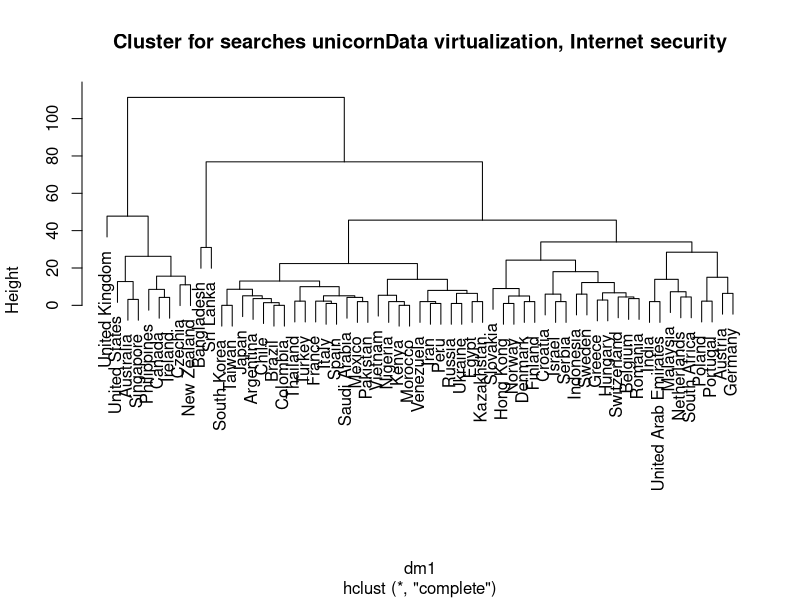
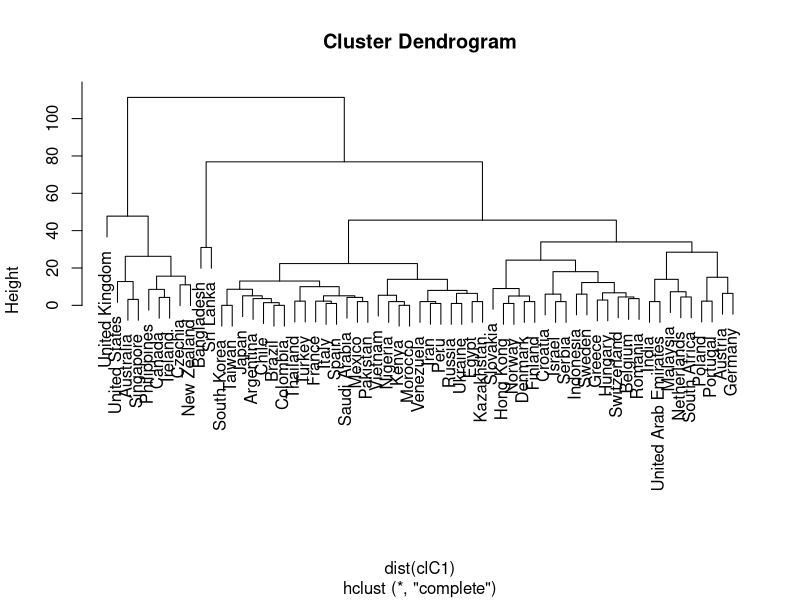
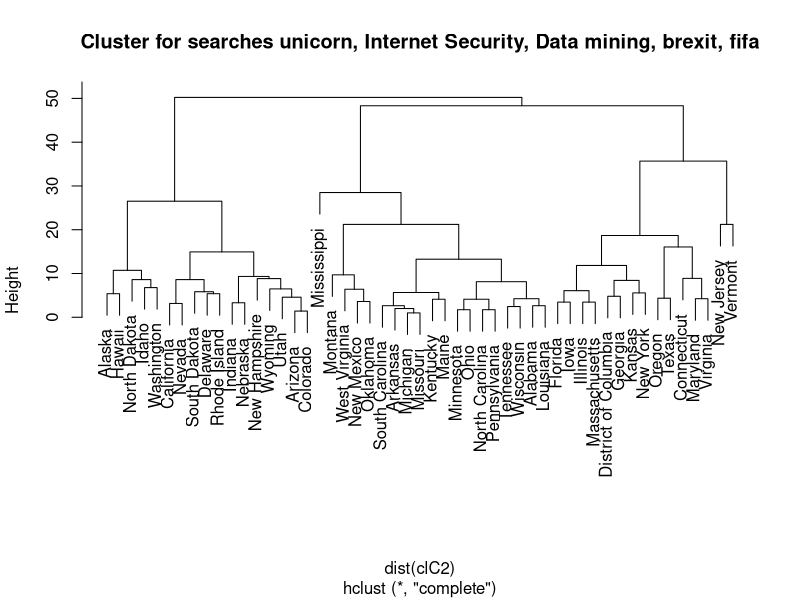

Reproduce these figures in R, in order.

# Cluster Analysis


# Load Data ##########################
Asad_C1 <- read.csv("googleUSA5_1.csv", header = TRUE)
Asad_C2 <- read.csv("googleUSA5_2.csv", header = TRUE)
colnames(Asad_C1)
colnames(Asad_C2)

# Use numerical data only
clC1 <- Asad_C1[, 2:4]
row.names(clC1) <- Asad_C1[, 1]
colnames(clC1)

clC2 <- Asad_C2[, 2:6]
row.names(clC2) <- Asad_C2[, 1]
colnames(clC2)



# Clustering #############################

# Create distance matrix
dm1 <- dist(clC1)

# Hierarchical clustering
c1 <- hclust(dm1)
c1    # Show info on clustering

# Plot dendrogram of clusters
plot(c1, main = "Cluster for searches unicornData virtualization, Internet security")

# Put all together in one line
plot(hclust(dist(clC1)))
plot(hclust(dist(clC2)), main = "Cluster for searches unicorn, Internet Security, Data mining, brexit, fifa")




